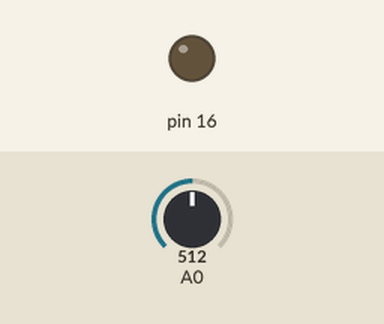
This sketch was run on a simulated Arduino Uno, built with avr-gcc and run on an emulated ATmega328P. Shown: output pins drawn as LEDs (lit = HIGH). The inputs (shaded band) are chosen by the test bench; at power-on: A0 = 512.

Above: at 1.2 s.
1.3 s: A0 set to 529
At 2.5 s:
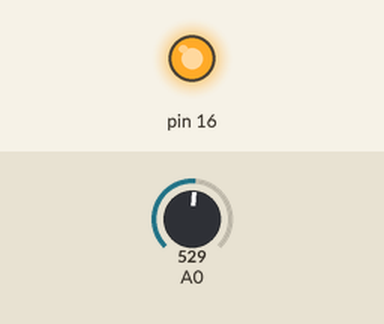
2.8 s: A0 set to 511
At 3.7 s:
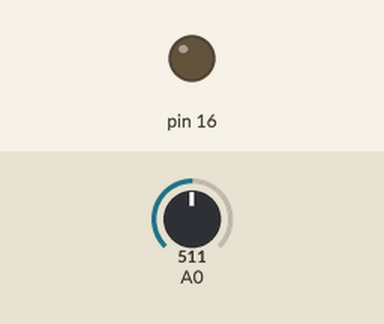
4.3 s: A0 set to 716
At 4.8 s:
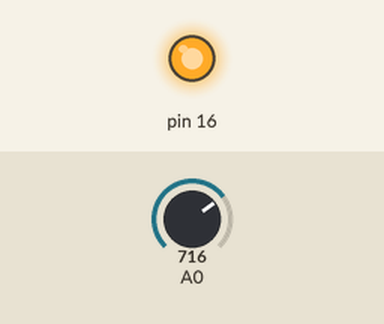
Timing chart, 0 to 7.3 s (numbered marks = the images above; inputs shaded):
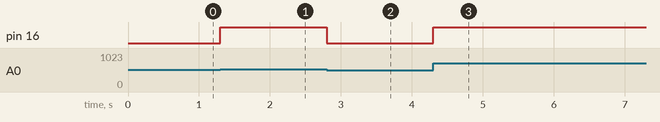

The sketch:

Potentiometer_LED_Brightness.ino
```cpp
int pot;
int led;
void setup() {
  // put your setup code here, to run once:
  pinMode(A0, INPUT);
  pinMode(16, OUTPUT);

}

void loop() {
  // put your main code here, to run repeatedly:
  pot = analogRead(A0);
  led = map(pot, 0, 1023, 0, 255);

  analogWrite(16, led);

}
```

Measured:
- the behaviour switches between 513 and 514 on A0 (found by bisection; images 0 and 1)
- after the input at 1.3 s, pin 16: LOW → HIGH at once
- after the input at 2.8 s, pin 16: HIGH → LOW at once
- after the input at 4.3 s, pin 16: LOW → HIGH at once
